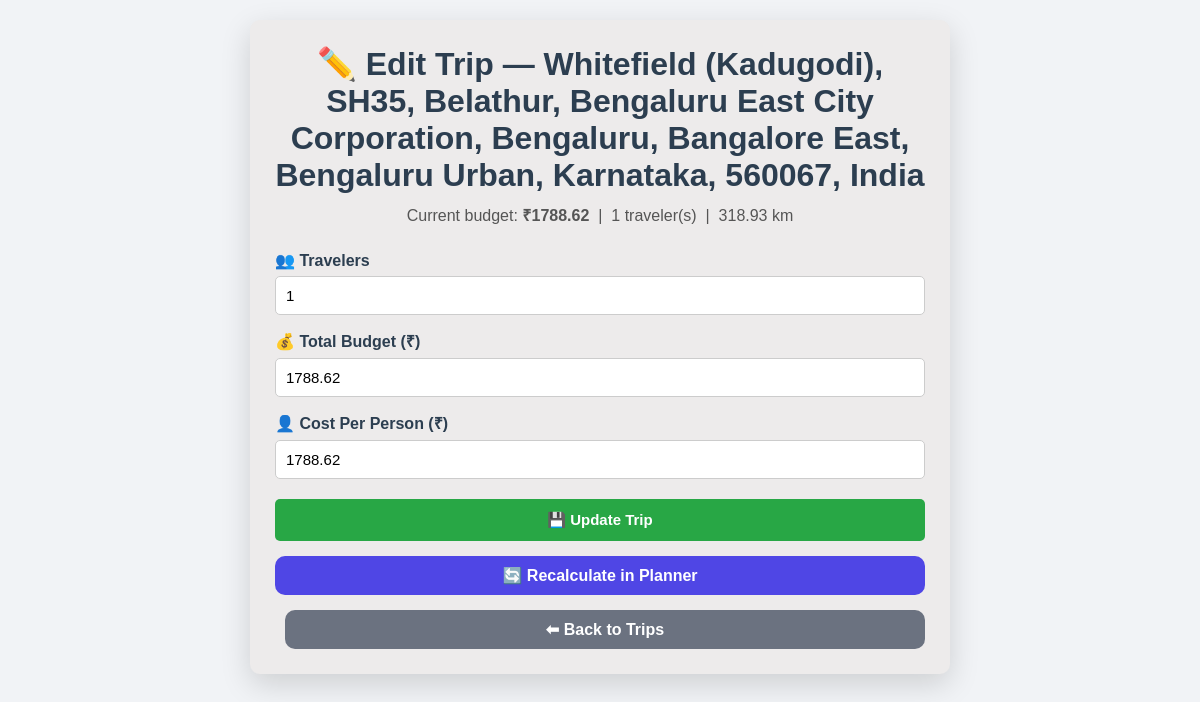
Screenshot of /edit/80 with the database file from the repository.
### tables this page shows
CREATE TABLE trips (
            id INTEGER PRIMARY KEY AUTOINCREMENT,
            destination TEXT,
            travelers INTEGER,
            total_distance REAL,
            transport_mode TEXT,
            transport_cost REAL,
            fuel_type TEXT,
            fuel_price REAL,
            fuel_cost REAL,
            food_cost REAL,
            room_cost REAL,
            toll_charges REAL,
            parking_fee REAL,
            vehicle_type TEXT,
            vehicle_rental_cost REAL,
            places_fee_total REAL,
            total_budget REAL,
            cost_per_person REAL
        );

### app.py (the view)
@app.route("/edit/<int:trip_id>")
def edit_trip(trip_id):
    conn = get_db()
    trip = conn.execute(
        "SELECT * FROM trips WHERE id=?", (trip_id,)
    ).fetchone()
    conn.close()
    if not trip:
        return redirect("/trips")
    return render_template("edit.html", trip=trip)

### app.py (called while the page is built)
def get_db():
    conn = sqlite3.connect("travel_budget.db")
    conn.row_factory = sqlite3.Row
    return conn

### templates/edit.html (shortened to what this page needs)
<!DOCTYPE html>
<html lang="en">
<head>
    <link rel="stylesheet" href="{{ url_for('static', filename='style.css') }}">
    <link rel="stylesheet" href="{{ url_for('static', filename='edit.css') }}">
</head>
<body>
<div class="container">
<h1>✏️ Edit Trip — {{ trip['destination'] }}</h1>
<p class="edit-summary">
    Current budget: <strong>₹{{ trip['total_budget'] }}</strong>
    &nbsp;|&nbsp; {{ trip['travelers'] }} traveler(s)
    &nbsp;|&nbsp; {{ trip['total_distance'] or 0 }} km
</p>
<form action="/update_trip" method="POST">
    <label>👥 Travelers</label>
    <input type="number" name="travelers" value="{{ trip['travelers'] }}" min="1" required
           onchange="recalcBudget()">
    <label>💰 Total Budget (₹)</label>
    <input type="number" step="0.01" name="total_budget" id="total_budget"
           value="{{ trip['total_budget'] }}" min="0" required
           onchange="recalcBudget()">
    <label>👤 Cost Per Person (₹)</label>
    <input type="number" step="0.01" name="cost_per_person" id="cost_per_person"
           value="{{ trip['cost_per_person'] or 0 }}" readonly>
    <button type="submit" class="btn">💾 Update Trip</button>
</form>
<a href="/planner" class="back-btn">🔄 Recalculate in Planner</a>
<a href="/trips" class="back-btn" style="background:#6b7280; margin-left:10px;">⬅ Back to Trips</a>
</div>
</body>
</html>

### static/style.css (style rules this page uses)
* { margin: 0; padding: 0; box-sizing: border-box; }
body { font-family: 'Segoe UI', Tahoma, sans-serif; background: linear-gradient(135deg, #667eea, #764ba2); min-height: 100vh; padding: 30px; color: #2c3e50; }
.container { max-width: 1000px; margin: auto; background: rgba(255, 255, 255, 0.92); padding: 30px; border-radius: 20px; box-shadow: 0 10px 30px rgba(0, 0, 0, 0.15); }
h1 { color: #2c3e50; }
label { display: block; margin-top: 15px; font-weight: 600; }
input, select { width: 100%; padding: 12px; margin-top: 6px; border: 1px solid #ddd; border-radius: 10px; font-size: 15px; }
button { padding: 14px 24px; background: #4f46e5; color: white; border: none; border-radius: 10px; cursor: pointer; font-size: 15px; font-weight: 600; }
.saved-trips-btn, .back-btn { display: inline-block; text-decoration: none; background: #ff6b00; color: white; padding: 10px 18px; border-radius: 10px; font-weight: 600; }
.back-btn { background: #4f46e5; }

### static/edit.css (style rules this page uses)
body { font-family:Arial,sans-serif; background:#f1f3f6; padding:20px; }
.container { max-width:700px; margin:auto; background:rgb(237, 235, 235); padding:25px; border-radius:10px; }
h1 { text-align: center; margin-bottom: 10px; }
.edit-summary { text-align: center; color: #555; margin-bottom: 25px; }
label { display:block; margin-top:15px; font-weight:bold; }
input { width:100%; padding:10px; border:1px solid #ccc; border-radius:5px; }
.btn { width:100%; margin-top:20px; background:#28a745; color:white; padding:12px; border:none; border-radius:5px; }
.back-btn { display:block; text-align:center; margin-top:15px; text-decoration:none; }

### rows the page displays
trips: destination "Whitefield (Kadugodi), SH35, Belathur, Bengaluru East City Corporation, Bengaluru, Bangalore East, Bengaluru Urban, Karnataka, 560067, India", total_budget "1788.62", travelers "1", total_distance "318.93", cost_per_person "1788.62"
